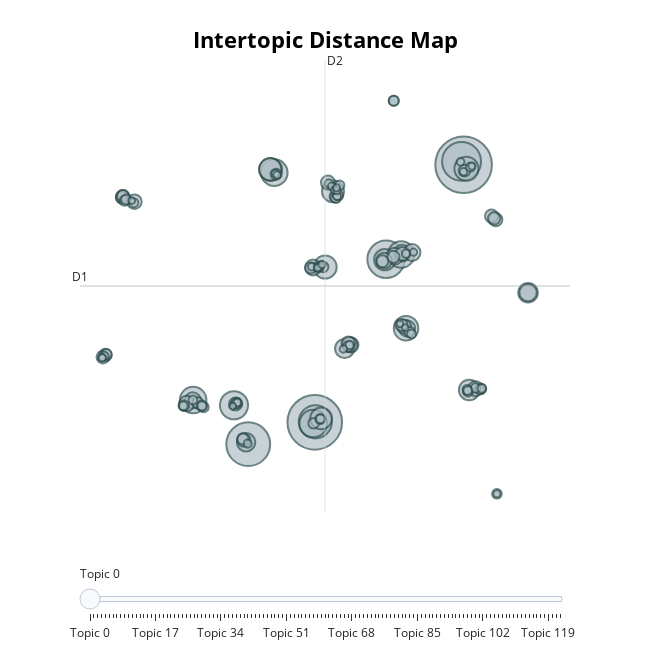

Notebook code cell kept with this figure:
### Code cell
# Themenvisualisierung (optional)
#topic_model_1.visualize_topics()
topic_model_2.visualize_topics()
